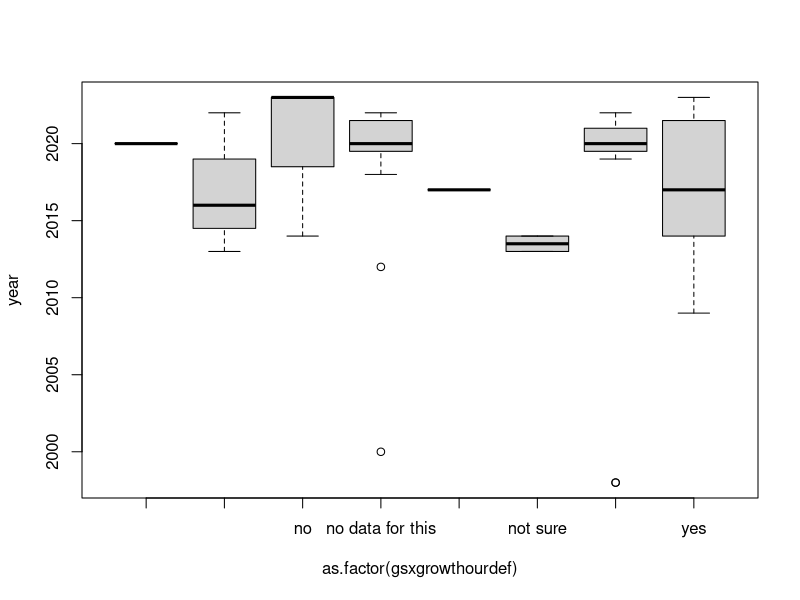

Generate this figure with R: (Note: this script raises an error after producing the figure.)
## Started 27 August 2023 ##
## Organizing code that is not cleaning ##

## 31 Jan 2024: Lizzie added in hypotheses table ###

# housekeeping
rm(list=ls()) 
options(stringsAsFactors=FALSE)

# Setting working directory. Add in your own path in an if statement for your file structure
if(length(grep("lizzie", getwd())>0)) { 
  setwd("~/Documents/git/projects/grephon/grephon/analyses")
} else if (length(grep("ailene", getwd()))>0) 
{setwd("C:/Users/ailene.ettinger/Documents/GitHub/grephon/analyses")
}

## packages
library(tidyverse)

# get the data
d <- read.csv("output/grephontable.csv")


##################################
##  Looking at what we've found ##
## This should get moved eventually ## 
######################################
## code from growthgsl.R

papernum <- length(unique(d$paper_id))
studynum <- nrow(d)

# Which papers have data but do not test it?
d$paper_id[d$gsxgrowthourdef=="not tested but have data"]
withdatanottested <- d[which(d$gsxgrowthourdef=="not tested but have data"),]
numwithdatanottested <- length(unique(withdatanottested$paper_id))

# Any trends with year? No.
substrRight <- function(x, n){
  substr(x, nchar(x)-n+1, nchar(x))
}

d$year <- as.numeric(substrRight(d$paper_id, 4))
plot(year~as.factor(gsxgrowthourdef), data=d)

minyr <- min(d$year, na.rm=TRUE)
maxyr <- max(d$year, na.rm=TRUE)
totyr <- maxyr-minyr

# Number of growth metrics and GSL metrics
sort(unique(d$growthclean))
sort(unique(d$gs_start_metricclean))
sort(unique(d$gs_end_metricclean))
d$gsstartendclean <- paste(d$gs_start_metricclean, d$gs_end_metricclean, sep="x")
sort(unique(d$gsstartendclean))

nstartmetrics <- length(unique(d$gs_start_metricclean))
nendmetrics <- length(unique(d$gs_end_metricclean))
ngslmetrics <- length(unique(d$gsstartendclean))
ngrowthmetrics <- length(unique(d$growthclean))


# What types of studies find evidence for this relationship in any way?
table(d$gsxgrowth)
table(d$gsxgrowthourdef)

eviany <- subset(d, gsxgrowth=="yes")
eviour <- subset(d, gsxgrowthourdef=="yes")

noeviany <- subset(d, gsxgrowth=="no")
noeviour <- subset(d, gsxgrowthourdef=="no")

papersnumanyevi <- length(unique(eviany$paper_id))
papersnumourevi <- length(unique(eviour$paper_id))

perceanyevi <- round((length(unique(eviany$paper_id))/length(unique(d$paper_id)))*100, 0)


papersnumnoevi <- length(unique(noeviany$paper_id))
papersnumnoourevi <- length(unique(noeviour$paper_id))

table(eviany$gslsimple)
table(eviour$gslsimple)

table(eviany$gs_metric_used)
table(eviour$gs_metric_used)

table(eviany$growthsimple)
table(eviour$growthsimple)

table(eviany$study_level)
table(eviour$study_level)

table(eviany$gslxgrowth)
table(eviour$gslxgrowth)

# Does country matter? (No, but highly biased)
unique(d$country)
unique(eviany$country)
unique(eviour$country)


# Does species matter? Seems unlikely....
sort(unique(d$species_list))
sort(unique(eviany$species_list))
sort(unique(eviour$species_list))

# .. and biome
 sort(unique(d$biome))

# What do annual cores find? The three yes ones are where gsl is not mentioned or they use temperature or snow metric
annualcores <- subset(d, growth=="annual core")
table(annualcores$gsxgrowth)
table(annualcores$gsxgrowthourdef)

# What do wood phenology studies find?
woodphen <- subset(d, gsl=="wood phenology")
woodphen[,c(1:2,48:51)]

# What types of studies look at external factors vs endogenous ones?
exoyes <- d[grep("yes", d$authorslooked_externalfactors),]
endoyes <- d[grep("yes", d$authorslooked_endogenousfactors),]

exono <- d[grep("no", d$authorslooked_externalfactors),]
endono <- d[grep("no", d$authorslooked_endogenousfactors),]

table(exoyes$gsl)
table(endoyes$gsl)

table(exoyes$gs_metric_used)
table(endoyes$gs_metric_used)

table(exoyes$growth)
table(endoyes$growth)

# Simpler metrics ...
table(exoyes$growthsimple)
table(endoyes$growthsimple)
# compare to these totals
table(d$growthsimple)

table(exoyes$gslsimple)
table(endoyes$gslsimple)
# compare to these totals
table(d$gslsimple)

## Some stuff on latitude
latitudestuff <- c("MAT in origin as related to adaptation to latitude/temperature",
    "yes - for temperature x latitude relationships with radial growth")

latstudies <- d[which(d$authorsthink_ALTteststatistic %in% latitudestuff),] # hmm, missing Vitasse

# Wondering what the model studies find
dmodel <- subset(d, growthmodeled=="yes")
dmodel[,48:51]

# Which metrics find it? 
table(d$growth, d$gsxgrowthourdef) # of the common ones, annual cores do not find our definition
table(d$growth, d$gsxgrowth) # and annual cores more often than not do not find their own definition; ecosystem fluxes and height are often yes

# Endo and external factors: CHECK!
table(d$authorslooked_externalfactors)
table(d$authorslooked_endogenousfactors)


##################################
##  Code from clean_methodexoendo
######################################


# Filter and look ---------------------------------------------------------

#make new dfs
unique(d$look.ext)
yes_growth<- filter(d, look.ext  == "yes - growth" |look.ext  == "yes - growth and growing season")
yes_ext.gsl<- filter(d, look.ext  == "yes - growing season" |look.ext  == "yes - growth and growing season")
yes_ext <- rbind(yes_growth, yes_ext.gsl)
no_ext<- filter(d, look.ext  == "no" )
#not sure where to include  "yes - photosythesis or carbon flux"


found_ext<- filter(yes_growth, find.ext  =="yes - growth"|find.ext  == "yes - growth and growing season" )
found_ext.gsl<- filter(yes_ext.gsl, find.ext  == "yes - growing season" |find.ext  == "yes - growth and growing season")#not sure this is the filter we want
not.found_ext<- filter(yes_growth, find.ext  == "no" )

#what factors were found?
unique(d$what.ext)
as.data.frame(table(found_ext$what.ext))
as.data.frame(table(not.found_ext$what.ext))

#who looks for external factors?
all <- as.data.frame(table(d$method))
all
as.data.frame(table(yes_ext$method))
as.data.frame(table(no_ext$method))

#who finds external factors?
looked <- as.data.frame(table(yes_ext$method))
found <- as.data.frame(table(found_ext$method))
as.data.frame(table(found_ext.gsl$method))
as.data.frame(table(not.found_ext$method))

# Merge the tables based on Var1
who.looked <- merge(all, looked, by = "Var1", suffixes = c("_all", "_looked"))
who.looked

who.found <- merge(looked, found, by = "Var1", suffixes = c("_looked", "_found"))
who.found

###looking at growth a bit more for Box on measurements
unique(d$growth_metric)
unique(d$growthsimple)
table(d$method,d$growthsimple)
boxmetrics <- colSums(table(d$method,d$growthsimple))
boxradg <- unname(boxmetrics["radial growth"])
boxbiomassg <- unname(boxmetrics["biomass height stems"])
boxcaccg <- unname(boxmetrics["putative C assimilation"])
boxrootshootg <- unname(boxmetrics["root:shoot ratio"])



######################################
##  Hypotheses table               
## This was generated by a re-review  in fall 2023 to get the specific hypotheses mentioned             ## 
######################################
hypdall <- read.csv("output/hyp_mergeable.csv") # built in hypothesest.R
hypdall$paper_id <- tolower(gsub(" ", "", hypdall$addressed.in.which.Grephon.paper))

# Make sure we don't have duplicate hypotheses, unless we should... 
hypd <- subset(hypdall, select=c("paper_id", "wording_figure"))
hypd <- hypd[!duplicated(hypd), ] # many papers have more than 1 hypothesis
sort(unique(hypd$wording_figure))
subset(hypd, wording_figure=="") # three have no hypotheses?

# Match the names efforts so I can merge ...
sort(unique(hypd$paper_id))
sort(unique(d$paper_id))

# Basic cleanup ... I am matching to d, even though some spellings are wrong (arghh)
hypd$paper_id[hypd$paper_id=="camarrero2022"] <- "camarero2022"
hypd$paper_id[hypd$paper_id=="drew2018"] <- "drew & downes 2018"
hypd$paper_id[hypd$paper_id=="keenan2014"] <- "keenan et al 2014"
hypd$paper_id[hypd$paper_id=="vitasseetal.2009"] <- "vitasse2009"
hypd$paper_id[hypd$paper_id=="zohneretal2023"] <- "zohner2023"
hypd$paper_id[hypd$paper_id=="zuetal2021"] <- "zhu2021"
hypd$paper_id[hypd$paper_id=="soolanayakanahally2013"] <- "soolananayakanahally2013"
hypd$paper_id[hypd$paper_id=="sebastian-alconza2020"] <- "sebastian-azcona2020"

# Now about to merge ... 
sort(unique(d$paper_id))
sort(unique(hypd$paper_id))

dhyp <- merge(d, hypd, by=c("paper_id"))

## Now get numbers for the paper!

## What percent of tree ring studies report the drought hypothesis? 

treerings <- subset(dhyp, growth=="annual core")
radialgrowth <- subset(dhyp, growthsimple=="radial growth")

droughthyp <- subset(dhyp, wording_figure=="More temp = more drought (drought limitation)")
unique(paste(droughthyp$paper_id, droughthyp$growth)) # only one study is NOT radial growth
treeringsdrought  <- subset(treerings, wording_figure=="More temp = more drought (drought limitation)")
# Same answer whether you look at % of radial growth or tree ring studies!
perdroughtreering <- round(length(unique(treeringsdrought$paper_id))/length(unique(treerings$paper_id))*100)
round(length(unique(droughthyp$paper_id))/length(unique(radialgrowth$paper_id))*100)

## What types of studies report pop/sp specific responses?
# Surprised soolananayakanahally2013 did not get pop-specific response (but I think it's because it did grow more with longer season)
popsphyp  <- dhyp[which(dhyp$wording_figure %in% c("species-specific responses", "shift in allocation")),]
longernotmore  <- dhyp[which(dhyp$wording_figure %in% c("Longer growing season != more growth")),]
# But these are rarely tree ring studies ....
table(longernotmore$growth)
table(popsphyp$growth)



